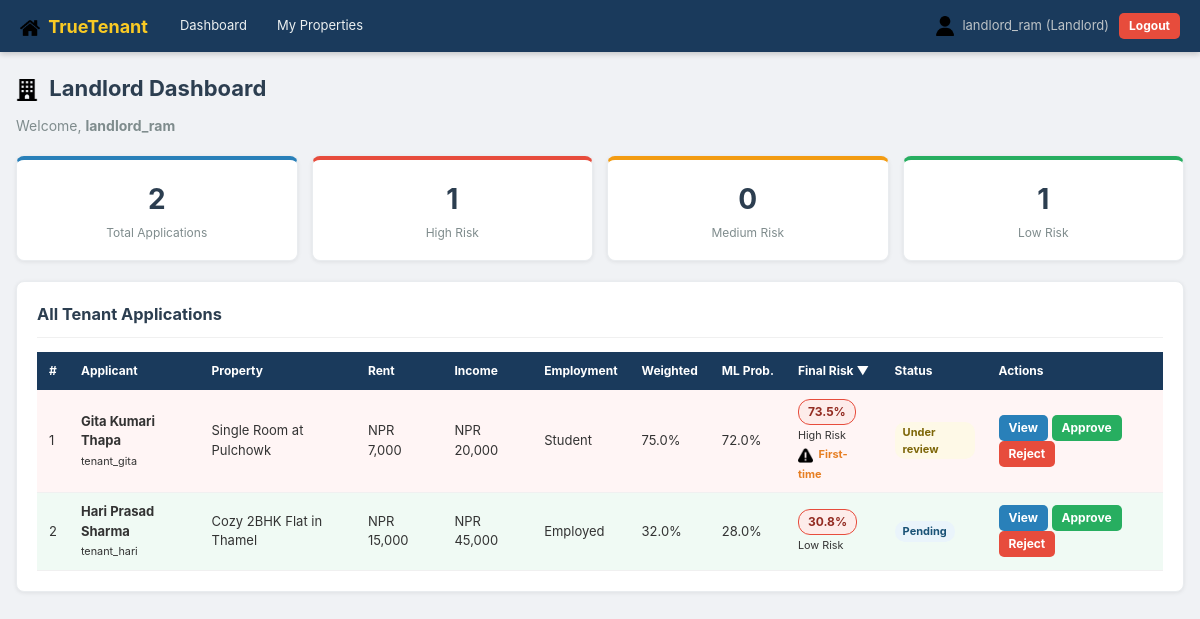
/pages/landlord_dashboard.php (signed in), run on the app's committed database.
### tables this page shows
CREATE TABLE IF NOT EXISTS applications (
    id INT AUTO_INCREMENT PRIMARY KEY,
    tenant_id INT NOT NULL,
    landlord_id INT DEFAULT NULL,
    property_id INT DEFAULT NULL,
    property_note VARCHAR(255),
    monthly_rent DECIMAL(12,2) NOT NULL DEFAULT 0,
    status ENUM('pending','approved','rejected','under_review') NOT NULL DEFAULT 'pending',
    applied_date DATETIME DEFAULT CURRENT_TIMESTAMP,
    FOREIGN KEY (tenant_id) REFERENCES tenants(id) ON DELETE CASCADE,
    FOREIGN KEY (landlord_id) REFERENCES users(id) ON DELETE SET NULL,
    FOREIGN KEY (property_id) REFERENCES properties(id) ON DELETE SET NULL
);

CREATE TABLE IF NOT EXISTS tenants (
    id INT AUTO_INCREMENT PRIMARY KEY,
    user_id INT NOT NULL,
    full_name VARCHAR(150) NOT NULL,
    age INT NOT NULL,
    contact VARCHAR(20) NOT NULL,
    address TEXT NOT NULL,
    monthly_income DECIMAL(12,2) NOT NULL,
    employment_status ENUM('employed','self_employed','unemployed','student','student_funded') NOT NULL,
    rental_history_months INT NOT NULL DEFAULT 0,
    reference_text TEXT,
    guarantor_info TEXT,
    id_proof_path VARCHAR(255),
    income_proof_path VARCHAR(255),
    employment_proof_path VARCHAR(255),
    created_at DATETIME DEFAULT CURRENT_TIMESTAMP,
    FOREIGN KEY (user_id) REFERENCES users(id) ON DELETE CASCADE
);

CREATE TABLE IF NOT EXISTS users (
    id INT AUTO_INCREMENT PRIMARY KEY,
    username VARCHAR(100) NOT NULL UNIQUE,
    email VARCHAR(150) NOT NULL UNIQUE,
    password VARCHAR(255) NOT NULL,
    role ENUM('tenant','landlord','admin') NOT NULL DEFAULT 'tenant',
    is_active TINYINT(1) NOT NULL DEFAULT 1,
    created_at DATETIME DEFAULT CURRENT_TIMESTAMP
);

CREATE TABLE IF NOT EXISTS properties (
    id INT AUTO_INCREMENT PRIMARY KEY,
    landlord_id INT NOT NULL,
    title VARCHAR(255) NOT NULL,
    description TEXT,
    address TEXT NOT NULL,
    monthly_rent DECIMAL(12,2) NOT NULL,
    bedrooms INT DEFAULT 1,
    property_type ENUM('room','flat','house','office') NOT NULL DEFAULT 'flat',
    is_available TINYINT(1) NOT NULL DEFAULT 1,
    created_at DATETIME DEFAULT CURRENT_TIMESTAMP,
    FOREIGN KEY (landlord_id) REFERENCES users(id) ON DELETE CASCADE
);

CREATE TABLE IF NOT EXISTS risk_scores (
    id INT AUTO_INCREMENT PRIMARY KEY,
    application_id INT NOT NULL,
    weighted_score DECIMAL(5,4) NOT NULL,
    ml_probability DECIMAL(5,4) NOT NULL,
    final_risk DECIMAL(5,4) NOT NULL,
    is_first_time_renter TINYINT(1) NOT NULL DEFAULT 0,
    calculated_at DATETIME DEFAULT CURRENT_TIMESTAMP,
    FOREIGN KEY (application_id) REFERENCES applications(id) ON DELETE CASCADE
);

### php/risk_calculate.php (called while the page is built, shortened)
<?php
function quickSortApplications(array &$apps, $low, $high) {
    if ($low < $high) {
        $pivotIndex = partition($apps, $low, $high);
    }
}
function partition(array &$apps, $low, $high) {
    $pivot = floatval($apps[$high]['final_risk'] ?? 0);
    $i = $low - 1;
    for ($j = $low; $j < $high; $j++) {
        $current = floatval($apps[$j]['final_risk'] ?? 0);
    }
    $temp = $apps[$i + 1];
    return $i + 1;
}
function sortApplicationsByRisk(array $apps) {
    quickSortApplications($apps, 0, count($apps) - 1);
    return $apps;
}
function getRiskLabel($score) {
    $score = floatval($score);
    if ($score < 0.4)       return ['label' => 'Low Risk',    'class' => 'risk-low',    'color' => '#27ae60'];
    elseif ($score <= 0.7)  return ['label' => 'Medium Risk', 'class' => 'risk-medium', 'color' => '#f39c12'];
    else                    return ['label' => 'High Risk',   'class' => 'risk-high',   'color' => '#e74c3c'];
}
function formatRiskPercent($score, $decimals = 1) {
    return number_format(floatval($score) * 100, $decimals) . '%';
}
?>

### pages/landlord_dashboard.php (the view, shortened to what this page needs)
<?php
require_once '../php/risk_calculate.php';
$db          = getDB();
$landlord_id = $_SESSION['user_id'];
$sql = "SELECT a.id AS app_id, a.property_note, a.monthly_rent, a.status, a.applied_date,
               t.full_name, t.age, t.monthly_income, t.employment_status, t.rental_history_months,
               t.reference_text, t.id_proof_path, t.income_proof_path, t.employment_proof_path,
               u.username AS tenant_username,
               p.title AS property_title,
               rs.weighted_score, rs.ml_probability, rs.final_risk, rs.is_first_time_renter
        FROM applications a
        JOIN tenants t ON t.id = a.tenant_id
        JOIN users u   ON u.id = t.user_id
        LEFT JOIN properties p ON p.id = a.property_id
        LEFT JOIN risk_scores rs ON rs.application_id = a.id
    WHERE a.landlord_id = ?
        ORDER BY a.applied_date DESC";
$stmt = $db->prepare($sql);
$stmt->bind_param("i", $landlord_id);
$stmt->execute();
$applications = $stmt->get_result()->fetch_all(MYSQLI_ASSOC);
$applications = sortApplicationsByRisk($applications);
$total       = count($applications);
$high_risk   = 0;
$medium_risk = 0;
$low_risk    = 0;
foreach ($applications as $a) {
    $r = floatval($a['final_risk'] ?? 0);
    if ($a['final_risk'] !== null) {
        if ($r > 0.7)      $high_risk++;
        elseif ($r >= 0.4) $medium_risk++;
        else               $low_risk++;
    }
}
?>
<!DOCTYPE html>
<html lang="en">
<head>
    <link rel="stylesheet" href="/rental_risk/css/styles.css?v=<?= filemtime(__DIR__ . '/../css/styles.css') ?>">
</head>
<body>
<?php include '../php/navbar.php'; ?>
<div class="container">
    <div class="dashboard-header">
        <h2><img src="/rental_risk/images/building.png" class="heading-icon"> Landlord Dashboard</h2>
        <p>Welcome, <strong><?= htmlspecialchars($_SESSION['username']) ?></strong></p>
    </div>
    <div class="stats-row">
        <div class="stat-card"><div class="stat-num"><?= $total ?></div><div>Total Applications</div></div>
        <div class="stat-card stat-red"><div class="stat-num"><?= $high_risk ?></div><div>High Risk</div></div>
        <div class="stat-card stat-yellow"><div class="stat-num"><?= $medium_risk ?></div><div>Medium Risk</div></div>
        <div class="stat-card stat-green"><div class="stat-num"><?= $low_risk ?></div><div>Low Risk</div></div>
    </div>
    <div class="card">
        <div class="card-header">
            <h3>All Tenant Applications</h3>
        </div>
        <?php if (empty($applications)): ?>
            <p class="text-muted">No applications yet. Add properties so tenants can apply.</p>
        <?php else: ?>
        <div class="table-scroll">
        <table class="data-table" id="applicationsTable">
            <thead>
                <tr>
                    <th>#</th><th>Applicant</th><th>Property</th>
                    <th>Rent</th><th>Income</th><th>Employment</th>
                    <th>Weighted</th><th>ML Prob.</th><th>Final Risk ▼</th>
                    <th>Status</th><th>Actions</th>
                </tr>
            </thead>
            <tbody>
            <?php foreach ($applications as $i => $app):
                $risk_info = $app['final_risk'] !== null ? getRiskLabel($app['final_risk']) : null;
                $row_class = $risk_info ? $risk_info['class'].'-row' : '';
            ?>
                <tr class="<?= $row_class ?>">
                    <td><?= $i+1 ?></td>
                    <td>
                        <strong><?= htmlspecialchars($app['full_name']) ?></strong><br>
                        <small><?= htmlspecialchars($app['tenant_username']) ?></small>
                    </td>
                    <td><?= htmlspecialchars($app['property_title'] ?? $app['property_note'] ?? '—') ?></td>
                    <td>NPR <?= number_format($app['monthly_rent'],0) ?></td>
                    <td>NPR <?= number_format($app['monthly_income'],0) ?></td>
                    <td><?= ucfirst(str_replace('_',' ',$app['employment_status'])) ?></td>
                    <td><?= $app['weighted_score'] !== null ? formatRiskPercent($app['weighted_score']) : '—' ?></td>
                    <td><?= $app['ml_probability'] !== null ? formatRiskPercent($app['ml_probability']) : '—' ?></td>
                    <td>
                        <?php if ($risk_info): ?>
                            <span class="risk-badge <?= $risk_info['class'] ?>\"><?= formatRiskPercent($app['final_risk']) ?></span>
                            <br><small><?= $risk_info['label'] ?></small>
                            <?php if ($app['is_first_time_renter']): ?>
                                <br><small class="warning-text">
                                    <img src="/rental_risk/images/warning.png" class="inline-icon"> First-time
                                </small>
                            <?php endif; ?>
                        <?php else: ?>
                            <span class="text-muted">—</span>
                        <?php endif; ?>
                    </td>
                    <td>
                        <span class="badge status-<?= $app['status'] ?>"><?= ucfirst(str_replace('_',' ',$app['status'])) ?></span>
                    </td>
                    <td>
                        <a href="view_application.php?id=<?= $app['app_id'] ?>" class="btn btn-sm btn-primary">View</a>
                        <a href="update_status.php?id=<?= $app['app_id'] ?>&status=approved"
                           class="btn btn-sm btn-success"
                           onclick="return confirm('Approve?')">Approve</a>
                        <a href="update_status.php?id=<?= $app['app_id'] ?>&status=rejected"
                           class="btn btn-sm btn-danger"
                           onclick="return confirm('Reject?')">Reject</a>
                    </td>
                </tr>
            <?php endforeach; ?>
            </tbody>
        </table>
        </div>
        <?php endif; ?>
    </div>
</div>
</body>
</html>

### css/styles.css (style rules this page uses)
*, *::before, *::after { box-sizing: border-box; margin: 0; padding: 0; }
body { font-family: -apple-system, BlinkMacSystemFont, "Segoe UI", Roboto, "Helvetica Neue", Arial, sans-serif; font-size: 14px; background: #f0f2f5; color: #333; line-height: 1.5; -webkit-font-smoothing: antialiased; }
a { color: #2980b9; text-decoration: none; }
h1, h2, h3 { color: #2c3e50; margin-bottom: 10px; }
.container { max-width: 1200px; margin: 0 auto; padding: 20px 16px 40px; }
.btn { display: inline-block; padding: 8px 18px; border: none; border-radius: 5px; cursor: pointer; font-size: 14px; font-family: inherit; font-weight: bold; text-align: center; transition: opacity 0.2s, background 0.2s; text-decoration: none; }
.btn-primary { background: #2980b9; color: white; }
.btn-success { background: #27ae60; color: white; }
.btn-danger { background: #e74c3c; color: white; }
.btn-sm { padding: 4px 10px; font-size: 12px; }
.card { background: white; border-radius: 8px; padding: 20px; margin-bottom: 20px; box-shadow: 0 1px 4px rgba(0,0,0,0.08); border: 1px solid #e9ecef; }
.card-header { display: flex; justify-content: space-between; align-items: center; margin-bottom: 14px; border-bottom: 1px solid #f0f0f0; padding-bottom: 10px; }
.card-header h3 { margin-bottom: 0; }
.dashboard-header { margin-bottom: 20px; }
.dashboard-header h2 { font-size: 22px; }
.dashboard-header p { color: #7f8c8d; }
.stats-row { display: grid; grid-template-columns: repeat(4, 1fr); gap: 14px; margin-bottom: 20px; }
.stat-card { background: white; border-radius: 8px; padding: 18px 16px; text-align: center; box-shadow: 0 1px 4px rgba(0,0,0,0.08); border-top: 4px solid #2980b9; border-left: 1px solid #e9ecef; border-right: 1px solid #e9ecef; border-bottom: 1px solid #e9ecef; }
.stat-card.stat-red { border-top-color: #e74c3c; }
.stat-card.stat-yellow { border-top-color: #f39c12; }
.stat-card.stat-green { border-top-color: #27ae60; }
.stat-num { font-size: 28px; font-weight: bold; color: #2c3e50; }
.stat-card > div:last-child { font-size: 12px; color: #7f8c8d; margin-top: 4px; }
.table-scroll { overflow-x: auto; }
.data-table { width: 100%; border-collapse: collapse; font-size: 13px; }
.data-table th { background: #1a3a5c; color: white; padding: 10px 12px; text-align: left; font-size: 12px; white-space: nowrap; }
.data-table td { padding: 9px 12px; border-bottom: 1px solid #f0f0f0; vertical-align: middle; }
.risk-high-row td { background: #fff5f5 !important; }
.risk-low-row td { background: #f0faf4 !important; }
.risk-badge { display: inline-block; padding: 3px 9px; border-radius: 12px; font-weight: bold; font-size: 12px; }
.badge { display: inline-block; padding: 2px 8px; border-radius: 10px; font-size: 11px; font-weight: bold; }
.status-pending { background: #eaf4fb; color: #1a5276; }
.status-under_review { background: #fef9e7; color: #7d6608; }
.heading-icon { width: 22px; height: 22px; vertical-align: middle; margin-right: 6px; }
.inline-icon { width: 15px; height: 15px; vertical-align: middle; margin-right: 3px; }
.warning-text { color: #e67e22; font-size: 11px; font-weight: bold; }

### data on the page
applications: tenant.full_name "Gita Kumari Thapa", users.username "tenant_gita", property.title "Single Room at Pulchowk", monthly_rent "7,000", tenant.monthly_income "20,000", tenant.employment_status "Student", risk_scores.weighted_score "75.0%", risk_scores.ml_probability "72.0%", risk_scores.final_risk "73.5%", risk_scores.final_risk "High Risk", status "Under review"
applications: tenant.full_name "Hari Prasad Sharma", users.username "tenant_hari", property.title "Cozy 2BHK Flat in Thamel", monthly_rent "15,000", tenant.monthly_income "45,000", tenant.employment_status "Employed", risk_scores.weighted_score "32.0%", risk_scores.ml_probability "28.0%", risk_scores.final_risk "30.8%", risk_scores.final_risk "Low Risk", status "Pending"

### other printed values
$username "landlord_ram"
$role "Landlord"
$_SESSION['username'] "landlord_ram"
$total "2"
$high_risk "1"
$medium_risk "0"
$low_risk "1"
